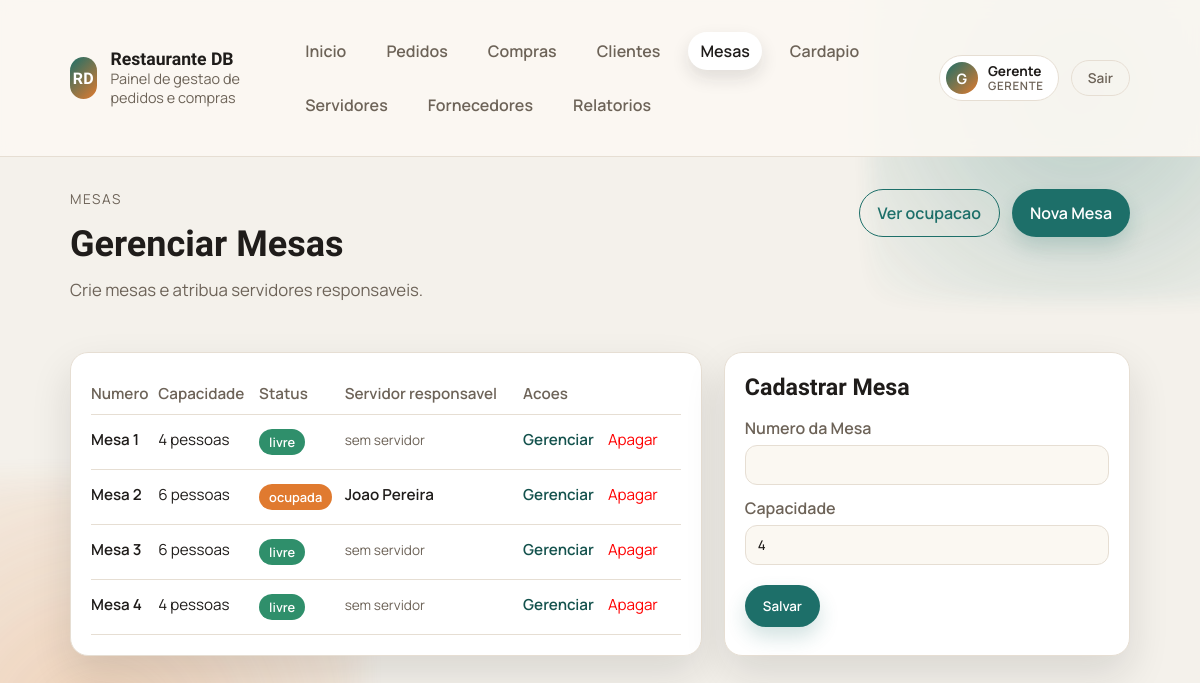
Page /mesa (signed in) on the committed database.
### tables this page shows
CREATE TABLE mesas (
    id_mesa INTEGER PRIMARY KEY AUTOINCREMENT,
    numero INTEGER NOT NULL UNIQUE,
    capacidade INTEGER NOT NULL,
    status TEXT NOT NULL DEFAULT 'livre' CHECK (status IN ('livre','ocupada','reservada'))
, id_servidor INTEGER REFERENCES usuarios(id_usuario) ON DELETE SET NULL);

CREATE TABLE usuarios (
    id_usuario INTEGER PRIMARY KEY AUTOINCREMENT,
    nome TEXT NOT NULL,
    usuario TEXT NOT NULL UNIQUE,
    senha TEXT NOT NULL,
    perfil TEXT NOT NULL DEFAULT 'servidor' CHECK (perfil IN ('admin','servidor')),
    ativo INTEGER NOT NULL DEFAULT 1 CHECK (ativo IN (0,1)),
    data_cadastro TEXT DEFAULT CURRENT_TIMESTAMP
);

### public/bd/models.php (called while the page is built, shortened)
<?php
$pdo = null;
function db_connect() {
    global $pdo;
    if (!$pdo) {
        $db_path = __DIR__ . '/../../database.sqlite';
        $pdo = get_sqlite_connection($db_path);
    }
    return $pdo;
}
function get_mesas() {
    $pdo = db_connect();
    $stmt = $pdo->query("SELECT m.*, u.nome as servidor_nome
                         FROM mesas m
                         LEFT JOIN usuarios u ON u.id_usuario = m.id_servidor
                         ORDER BY m.numero ASC");
    return $stmt->fetchAll();
}

### public/templates/mesa.php (the view, shortened to what this page needs)
<?php
require_once __DIR__ . '/../bd/models.php';
$mesas = get_mesas();
?><!doctype html>
<html lang="pt-BR">
<head>
    <link rel="stylesheet" href="/style.css">
</head>
<body>
    <?php $active = '/mesa'; require __DIR__ . '/partials/topbar.php'; ?>
    <main class="container">
        <section class="page-header">
            <div>
                <p class="eyebrow">Mesas</p>
                <h1>Gerenciar Mesas</h1>
                <p class="lead">Crie mesas e atribua servidores responsaveis.</p>
            </div>
            <div class="page-actions">
                <a class="button button-outline" href="/gerenciar-mesa">Ver ocupacao</a>
                <a class="button" href="#form-card">Nova Mesa</a>
            </div>
        </section>
        <section class="layout">
            <div class="table-card">
                <table>
                    <thead>
                        <tr>
                            <th>Numero</th>
                            <th>Capacidade</th>
                            <th>Status</th>
                            <th>Servidor responsavel</th>
                            <th>Acoes</th>
                        </tr>
                    </thead>
                    <tbody>
                        <?php foreach ($mesas as $m): ?>
                        <tr>
                            <td><div class="cell-title">Mesa <?= htmlspecialchars((string)$m['numero']) ?></div></td>
                            <td><?= htmlspecialchars((string)$m['capacidade']) ?> pessoas</td>
                            <td>
                                <?php
                                $badge_m = match($m['status']) {
                                    'ocupada'  => 'badge--warning',
                                    'livre'    => 'badge--success',
                                    default    => '',
                                };
                                ?>
                                <span class="badge <?= $badge_m ?>"><?= htmlspecialchars((string)$m['status']) ?></span>
                            </td>
                            <td>
                                <?php if ($m['servidor_nome']): ?>
                                <span class="cell-title"><?= htmlspecialchars((string)$m['servidor_nome']) ?></span>
                                <?php else: ?>
                                <span class="cell-sub">sem servidor</span>
                                <?php endif; ?>
                            </td>
                            <td>
                                <div class="button-row">
                                    <a class="text-link" href="/gerenciar-mesa?id=<?= $m['id_mesa'] ?>">Gerenciar</a>
                                    <form method="POST" action="/" class="inline-form">
                                        <button class="text-link" type="submit" style="color:red" onclick="return confirm('Tem certeza?')">Apagar</button>
                                    </form>
                                </div>
                            </td>
                        </tr>
                        <?php endforeach; ?>
                    </tbody>
                </table>
            </div>
            <aside class="form-card" id="form-card">
                <h2>Cadastrar Mesa</h2>
                <form class="stack" method="POST" action="/">
                    <label class="field">
                        <span>Numero da Mesa</span>
                        <input type="number" name="numero" required>
                    </label>
                    <label class="field">
                        <span>Capacidade</span>
                        <input type="number" name="capacidade" value="4" required>
                    </label>
                    <div class="form-actions">
                        <button class="button" type="submit">Salvar</button>
                    </div>
                </form>
            </aside>
        </section>
    </main>
</body>
</html>

### public/style.css (style rules this page uses)
:root { --bg: #f4f1eb; --bg-alt: #fbf8f2; --ink: #1f1c1a; --muted: #6d6358; --brand: #1d6f69; --brand-dark: #14524d; --accent: #e07a2f; --card: #ffffff; --border: #e6ded3; --shadow: 0 18px 40px rgba(26, 24, 22, 0.12); --radius: 18px; --radius-sm: 12px; --max: 1100px; }
* { box-sizing: border-box; }
body { margin: 0; font-family: "Manrope", "Segoe UI", sans-serif; background: var(--bg); color: var(--ink); min-height: 100vh; position: relative; }
body::before, body::after { content: ""; position: fixed; inset: auto; z-index: -1; pointer-events: none; opacity: 0.8; }
body::before { width: 420px; height: 420px; top: -120px; right: -90px; background: radial-gradient(circle, rgba(29, 111, 105, 0.35), rgba(29, 111, 105, 0)); filter: blur(10px); }
body::after { width: 520px; height: 520px; bottom: -200px; left: -160px; background: radial-gradient(circle, rgba(224, 122, 47, 0.35), rgba(224, 122, 47, 0)); filter: blur(14px); }
a { color: inherit; text-decoration: none; }
p { line-height: 1.6; margin: 0; }
.container { max-width: var(--max); margin: 0 auto; padding: 32px 20px; }
.eyebrow { font-size: 0.85rem; text-transform: uppercase; letter-spacing: 0.12em; color: var(--muted); margin-bottom: 12px; }
h1, h2, h3 { font-family: "Unbounded", sans-serif; margin: 0 0 12px; }
h1 { font-size: clamp(2rem, 3vw, 2.7rem); }
h2 { font-size: 1.45rem; }
.lead { font-size: 1.05rem; color: var(--muted); margin-bottom: 20px; }
.button-row { display: flex; gap: 14px; flex-wrap: wrap; }
.button, .pill, .text-link { font-family: "Manrope", sans-serif; }
.button { display: inline-flex; align-items: center; justify-content: center; gap: 8px; border: none; background: var(--brand); color: #fff; padding: 12px 18px; border-radius: 999px; font-weight: 600; cursor: pointer; transition: transform 0.2s ease, box-shadow 0.2s ease, background 0.2s ease; box-shadow: 0 10px 20px rgba(29, 111, 105, 0.2); }
.button-outline { background: transparent; border: 1px solid var(--brand); color: var(--brand); box-shadow: none; }
.text-link { background: none; border: none; color: var(--brand-dark); font-weight: 600; cursor: pointer; padding: 0; }
.page-header { display: flex; align-items: flex-start; justify-content: space-between; gap: 20px; flex-wrap: wrap; }
.page-actions { display: flex; gap: 12px; flex-wrap: wrap; }
.layout { display: grid; grid-template-columns: minmax(0, 1.4fr) minmax(0, 0.9fr); gap: 22px; margin-top: 28px; }
.table-card, .form-card { background: var(--card); border: 1px solid var(--border); border-radius: var(--radius); padding: 20px; box-shadow: var(--shadow); }
table { width: 100%; border-collapse: collapse; font-size: 0.95rem; }
thead th { text-align: left; color: var(--muted); font-weight: 600; padding: 10px 0; border-bottom: 1px solid var(--border); }
tbody td { padding: 14px 0; border-bottom: 1px solid var(--border); vertical-align: top; }
.cell-title { font-weight: 600; }
.cell-sub { color: var(--muted); font-size: 0.85rem; }
.badge { display: inline-flex; align-items: center; padding: 4px 10px; border-radius: 999px; font-size: 0.8rem; font-weight: 600; color: #fff; }
.badge--success { background: #2f8f6b; }
.badge--warning { background: #e07a2f; }
.form-card h2 { margin-bottom: 16px; }
.stack { display: grid; gap: 12px; }
.field { display: grid; gap: 6px; font-weight: 600; color: var(--muted); }
input, select, textarea { width: 100%; padding: 10px 12px; border-radius: 12px; border: 1px solid var(--border); background: var(--bg-alt); font-family: "Manrope", sans-serif; font-weight: 500; color: var(--ink); }
.form-actions { display: flex; gap: 10px; flex-wrap: wrap; margin-top: 8px; }
.hero > *, .card, .table-card, .form-card { animation: rise 0.6s ease both; }
.form-card { animation-delay: 0.08s; }

### public/templates/mesa.php (style rules this page uses)
.inline-form { display: inline-block; margin: 0; }
.inline-form button { background: none; border: none; padding: 0; cursor: pointer; color: inherit; font: inherit; }

### rows in the picture
mesas: numero "1", capacidade "4", status "livre", shows "sem servidor"
mesas: numero "2", capacidade "6", status "ocupada", id_servidor.nome "Joao Pereira"
mesas: numero "3", capacidade "6", status "livre", shows "sem servidor"
mesas: numero "4", capacidade "4", status "livre", shows "sem servidor"

### other values in the picture
$label "Inicio"
$label "Pedidos"
$label "Compras"
$label "Clientes"
$label "Mesas"
$label "Cardapio"
$label "Servidores"
$label "Fornecedores"
$label "Relatorios"
substr((string)$user['nome'], 0, 1) "G"
$user['nome'] "Gerente"
